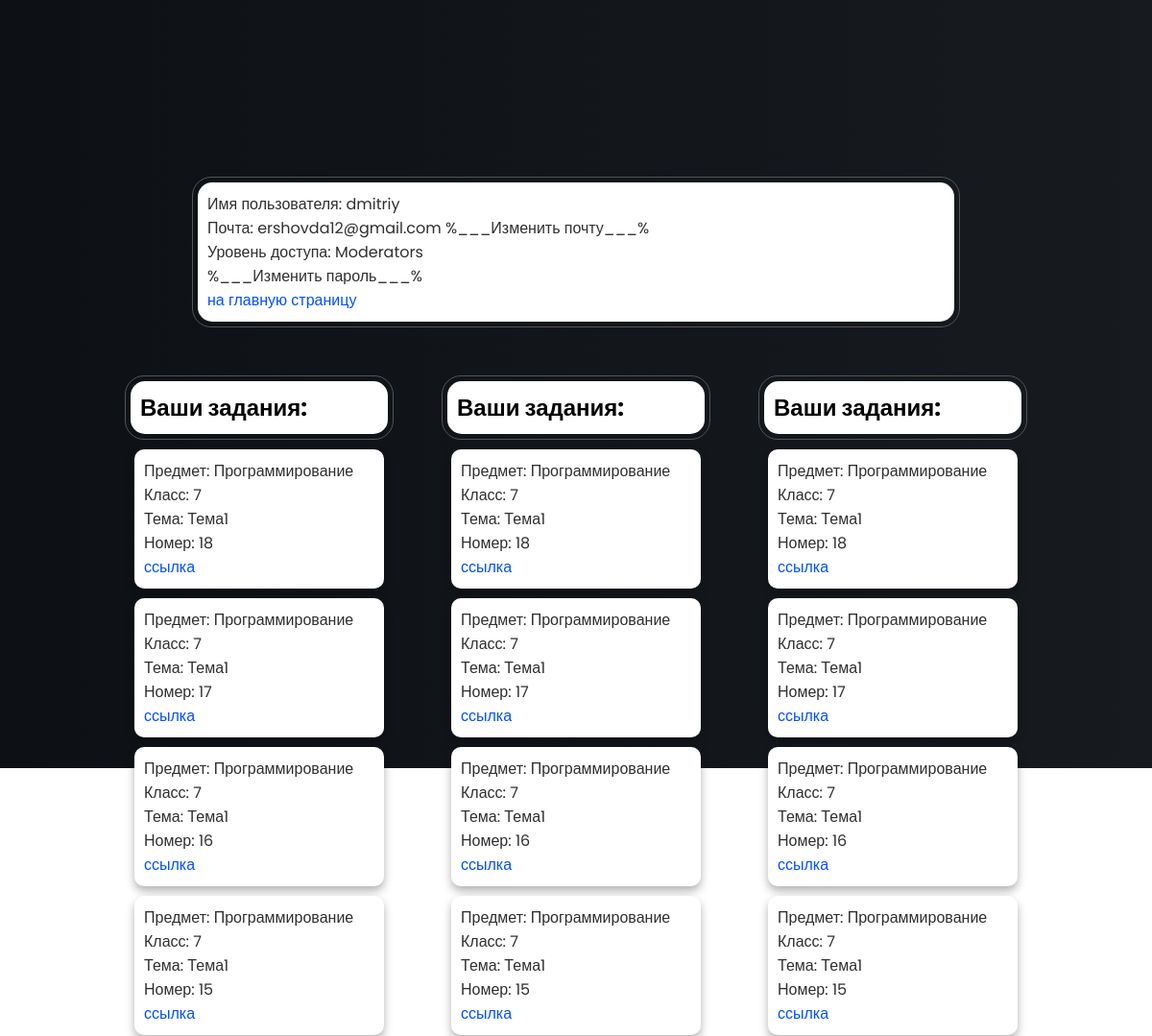
The page /profile/ (signed in, upper part) on the database as committed earlier.
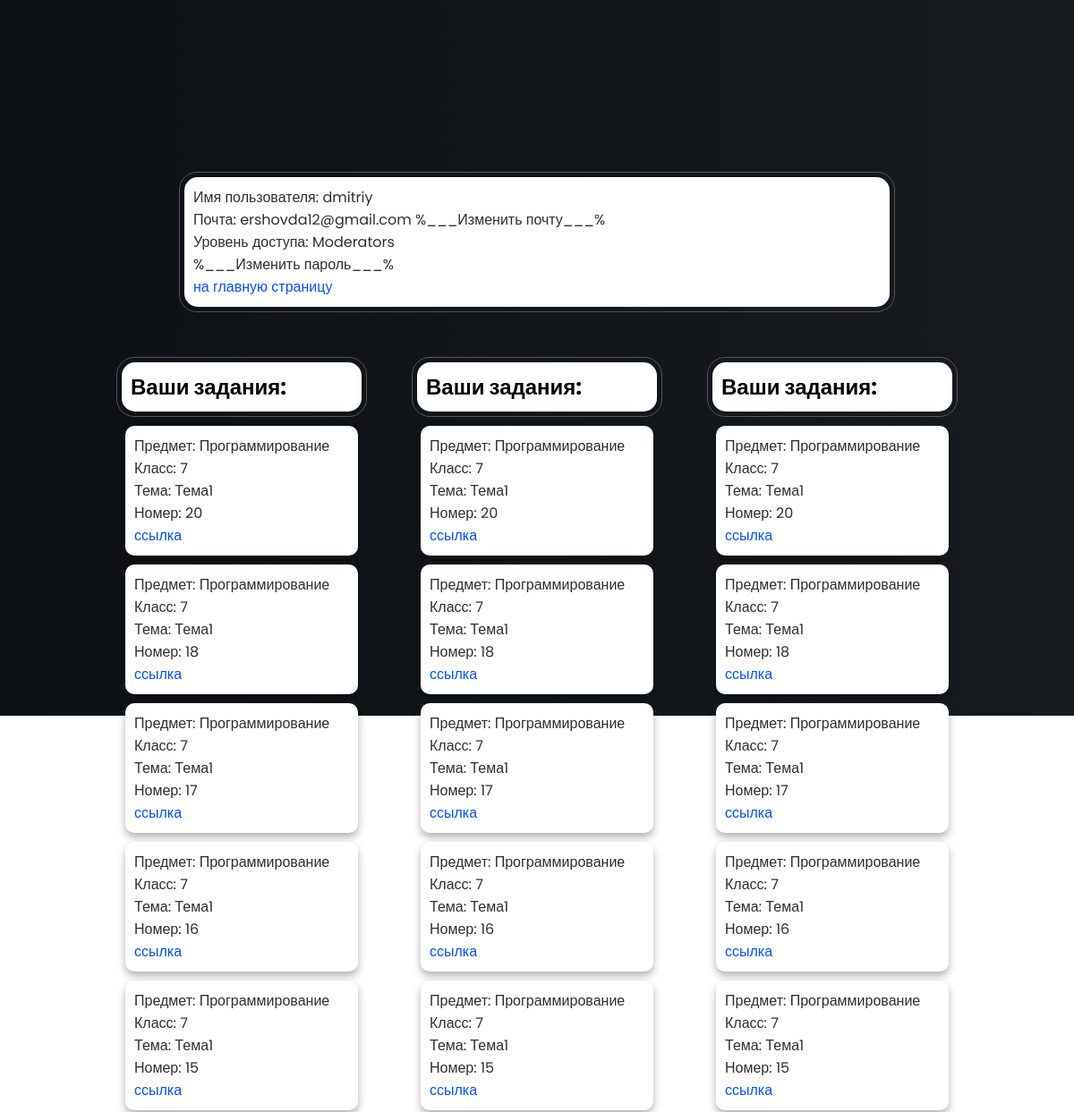
The same page on the database as committed later.
### blog/models.py (models this page shows, shortened)
class Task(models.Model):
    title = models.CharField(max_length=120)
    chapter_title = models.CharField(max_length=120)
    upload = models.FileField(upload_to=user_directory_path)
    content = models.TextField()
    author = models.CharField(max_length=120)
    user = models.ForeignKey(User, on_delete=models.CASCADE)
    index = models.CharField(max_length=1)
    clas = models.CharField(max_length=2)
    published_at = models.DateTimeField(default=timezone.now)
    class Meta:
        ordering = ['-published_at']

### blog/views.py (the view)
# urls.py: path('profile/', views.Profile, name='profile')
@login_required
def Profile(request):
    tasks = Task.objects.filter(user=request.user.id)
    context = {
        'tasks': tasks,
        'group': request.user.groups.all()[:1].get()
    }
    return render(request, 'blog/profile.html', context)

### blog/templates/blog/Profile.html (shortened to what this page needs)
{%load static %}
<!DOCTYPE html>
<html lang="en" >
    <head>
        <link rel="stylesheet" href="{% static 'css/styleload.css' %}" />
        <link rel="stylesheet" href="{% static 'css/profile.css' %}" />
    </head>
    <body>
    <div class="background"></div>
    <section class="home">
      <div class="wrapper user">
        <div class="container">
            <p>Имя пользователя: {{request.user.username}}</p>
            <p>Почта: {{request.user.email}} %___Изменить почту___%</p>
            <p>Уровень доступа: {{group}}</p>
            <p>%___Изменить пароль___%</p>
            <a href="{% url 'posts' %}">на главную страницу</a>
        </div>
      </div>
      <div class="list-container">
        <div class="wrapper"><h1>Ваши задания:</h1></div>
        <ul>
        {% for i in tasks%}
          <li class="block">
            <p>Предмет: {% if i.index == "i" %}Программирование{% elif i.index == "p" %}Физика{% elif i.index == "m"%}Математика{% endif %}</p>
            <p>Класс: {{i.clas}}</p>
            <p>Тема: {{i.chapter_title}}</p>
            <p>Номер: {{i.id}}</p>
            <a href="#">ссылка</a>
          </li>
        {% endfor %}
        </ul>
      </div>
      <div class="list-container">
        <div class="wrapper"><h1>Ваши задания:</h1></div>
        <ul>
        {% for i in tasks%}
          <li class="block">
            <p>Предмет: {% if i.index == "i" %}Программирование{% elif i.index == "p" %}Физика{% elif i.index == "m"%}Математика{% endif %}</p>
            <p>Класс: {{i.clas}}</p>
            <p>Тема: {{i.chapter_title}}</p>
            <p>Номер: {{i.id}}</p>
            <a href="#">ссылка</a>
          </li>
        {% endfor %}
        </ul>
      </div>
      <div class="list-container">
        <div class="wrapper"><h1>Ваши задания:</h1></div>
        <ul>
        {% for i in tasks%}
          <li class="block">
            <p>Предмет: {% if i.index == "i" %}Программирование{% elif i.index == "p" %}Физика{% elif i.index == "m"%}Математика{% endif %}</p>
            <p>Класс: {{i.clas}}</p>
            <p>Тема: {{i.chapter_title}}</p>
            <p>Номер: {{i.id}}</p>
            <a href="#">ссылка</a>
          </li>
        {% endfor %}
        </ul>
      </div>
    </section>
  </body>
</html>

Rows that differ between the two databases and show on the page:
added Task: index "Программирование", clas "7", chapter_title "Тема1", id "20"
